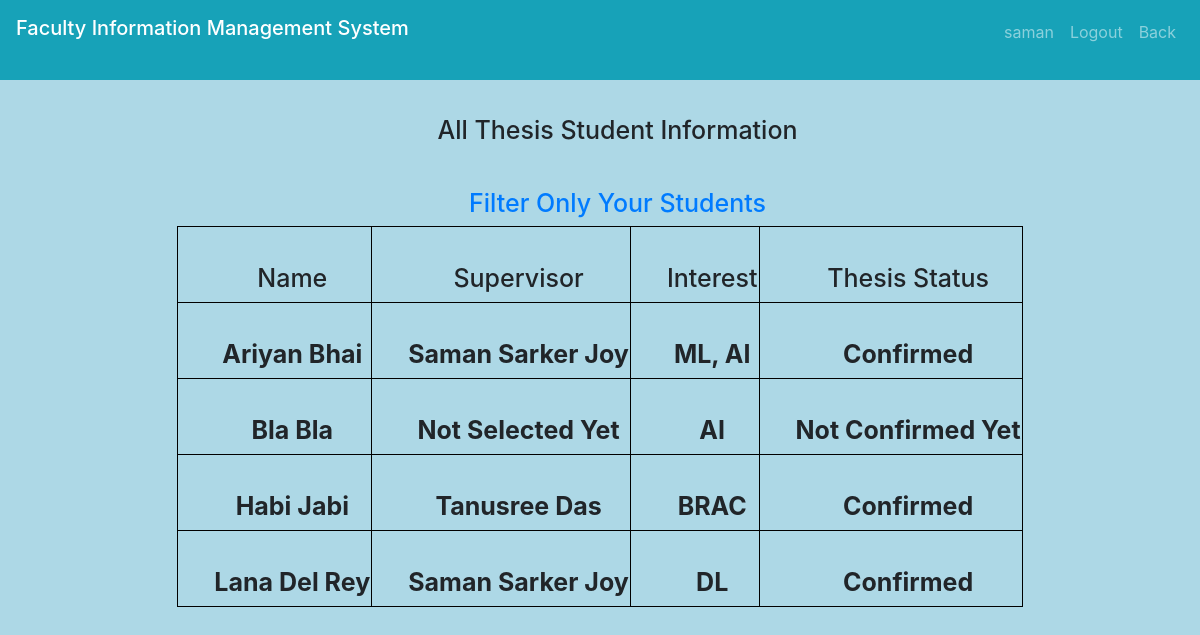
/currentThesis.php (signed in), run on the app's committed database.
### tables this page shows
CREATE TABLE `student_information` (
  `id` varchar(244) NOT NULL,
  `name` varchar(244) NOT NULL,
  `student_id` varchar(244) NOT NULL,
  `credits` varchar(244) NOT NULL,
  `dep` varchar(244) NOT NULL,
  `cgpa` varchar(244) NOT NULL,
  `dob` date NOT NULL,
  `supervisor` varchar(255) DEFAULT NULL,
  `thesis_status` varchar(255) DEFAULT NULL,
  `interest` varchar(255) DEFAULT NULL,
  `msg` varchar(255) DEFAULT NULL
);

### currentThesis.php (the view, shortened to what this page needs)
<?php include("header1.php"); ?>
<!DOCTYPE html>
<body>
  <body style='background-color: #ADD8E6'>
    <nav class="navbar navbar-expand-sm bg-info navbar-dark">
        <?php
        include("includes/connection.php");
        ?>
    </nav>
    <h3 style="text-align:center;padding-left:35px;padding-top:35px;color: black#A9A9A9;font-size:25px;">All Thesis Student Information</h3>
    <h4 style="text-align:center;padding-left:35px;padding-top:35px;color: black#A9A9A9;font-size:25px;"><a href="currentYourThesis.php">Filter Only Your Students</a></h4>
    <table class="center">
      <tr>
        <th>
          <h2 style="text-align:center;padding-left:35px;padding-top:35px;color: black#A9A9A9;font-size:25px;">Name</h3>
        </th>
        <th>
          <h2 style="text-align:center;padding-left:35px;padding-top:35px;color: black#A9A9A9;font-size:25px;">Supervisor</h3>
        </th>
        <th>
          <h2 style="text-align:center;padding-left:35px;padding-top:35px;color: black#A9A9A9;font-size:25px;">Interest</h3>
        </th>
        <th>
          <h2 style="text-align:center;padding-left:35px;padding-top:35px;color: black#A9A9A9;font-size:25px;">Thesis Status</h3>
        </th>
      </tr>
      <?php
      $query_run = mysqli_query($connect, "select * from student_information");
      while ($data = mysqli_fetch_array($query_run)) {
      ?>
        <tr>
          <?php
          $t = strtolower($data['thesis_status']);
          $s = $data['supervisor'];
          if ($t == "" || $t == Null || $t == 'no') {
            $t = "Not Confirmed Yet";
          } else {
            $t = "Confirmed";
          }
          if ($s == "" || $s == Null) {
            $s = "Not Selected Yet";
          }
          ?>
          <th>
            <h3 style="text-align:center;padding-left:35px;padding-top:35px;color: black#A9A9A9;font-size:25px;"><?php echo "<b>" . $data['name'] . "</b>" ?></h3>
          </th>
          <th>
            <h3 style="text-align:center;padding-left:35px;padding-top:35px;color: black#A9A9A9;font-size:25px;"><?php echo "<b>" . $s . "</b>" ?></h3>
          </th>
          <th>
            <h3 style="text-align:center;padding-left:35px;padding-top:35px;color: black#A9A9A9;font-size:25px;"><?php echo "<b>" . $data['interest'] . "</b>" ?></h3>
          </th>
          <th>
            <h3 style="text-align:center;padding-left:35px;padding-top:35px;color: black#A9A9A9;font-size:25px;"><?php echo "<b>" . $t . "</b>" ?></h3>
          </th>
        </tr>
      <?php
      }
      ?>
    </table>
  </body>
  </html>

### currentThesis.php (style rules this page uses)
table, th, td { border: 1px solid black; }
.center { margin-left: auto; margin-right: auto; }

### data on the page
student_information: name "Ariyan Bhai", supervisor "Saman Sarker Joy", interest "ML, AI", thesis_status "Confirmed"
student_information: name "Bla Bla", supervisor "Not Selected Yet", interest "AI", thesis_status "Not Confirmed Yet"
student_information: name "Habi Jabi", supervisor "Tanusree Das", interest "BRAC", thesis_status "Confirmed"
student_information: name "Lana Del Rey", supervisor "Saman Sarker Joy", interest "DL", thesis_status "Confirmed"

### other printed values
$_SESSION['FacultyLoginId'] "saman"
